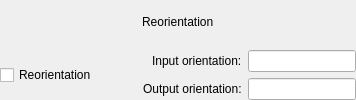
               <widget class="QFrame" name="frame_90">
                <layout class="QVBoxLayout" name="verticalLayout_53">
                 <property name="margin">
                  <number>0</number>
                 </property>
                 <item>
                  <widget class="QWidget" name="widget_91" native="true">
                   <layout class="QHBoxLayout" name="horizontalLayout_76">
                    <property name="margin">
                     <number>0</number>
                    </property>
                    <item>
                     <spacer name="horizontalSpacer_61">
                      <property name="orientation">
                       <enum>Qt::Horizontal</enum>
                      </property>
                      <property name="sizeHint" stdset="0">
                       <size>
                        <width>40</width>
                        <height>20</height>
                       </size>
                      </property>
                     </spacer>
                    </item>
                    <item>
                     <widget class="QLabel" name="label_77">
                      <property name="text">
                       <string>Reorientation</string>
                      </property>
                     </widget>
                    </item>
                    <item>
                     <spacer name="horizontalSpacer_62">
                      <property name="orientation">
                       <enum>Qt::Horizontal</enum>
                      </property>
                      <property name="sizeHint" stdset="0">
                       <size>
                        <width>40</width>
                        <height>20</height>
                       </size>
                      </property>
                     </spacer>
                    </item>
                   </layout>
                  </widget>
                 </item>
                 <item>
                  <widget class="QWidget" name="widget_96" native="true">
                   <layout class="QHBoxLayout" name="horizontalLayout_80">
                    <property name="margin">
                     <number>0</number>
                    </property>
                    <item>
                     <widget class="QWidget" name="widget_95" native="true">
                      <layout class="QHBoxLayout" name="horizontalLayout_79">
                       <property name="margin">
                        <number>0</number>
                       </property>
                       <item>
                        <widget class="QCheckBox" name="g_ReorientationButton">
                         <property name="text">
                          <string>Reorientation</string>
                         </property>
                        </widget>
                       </item>
                      </layout>
                     </widget>
                    </item>
                    <item>
                     <widget class="QWidget" name="widget_92" native="true">
                      <layout class="QVBoxLayout" name="verticalLayout_44">
                       <property name="margin">
                        <number>0</number>
                       </property>
                       <item>
                        <widget class="QWidget" name="widget_93" native="true">
                         <layout class="QHBoxLayout" name="horizontalLayout_77">
                          <property name="margin">
                           <number>0</number>
                          </property>
                          <item>
                           <spacer name="horizontalSpacer_63">
                            <property name="orientation">
                             <enum>Qt::Horizontal</enum>
                            </property>
                            <property name="sizeHint" stdset="0">
                             <size>
                              <width>40</width>
                              <height>20</height>
                             </size>
                            </property>
                           </spacer>
                          </item>
                          <item>
                           <widget class="QLabel" name="label_78">
                            <property name="text">
                             <string>Input orientation:</string>
                            </property>
                           </widget>
                          </item>
                          <item>
                           <widget class="QLineEdit" name="g_InputDataOrientationDisp"/>
                          </item>
                         </layout>
                        </widget>
                       </item>
                       <item>
                        <widget class="QWidget" name="widget_94" native="true">
                         <layout class="QHBoxLayout" name="horizontalLayout_78">
                          <property name="margin">
                           <number>0</number>
                          </property>
                          <item>
                           <spacer name="horizontalSpacer_64">
                            <property name="orientation">
                             <enum>Qt::Horizontal</enum>
                            </property>
                            <property name="sizeHint" stdset="0">
                             <size>
                              <width>40</width>
                              <height>20</height>
                             </size>
                            </property>
                           </spacer>
                          </item>
                          <item>
                           <widget class="QLabel" name="label_79">
                            <property name="text">
                             <string>Output orientation:</string>
                            </property>
                           </widget>
                          </item>
                          <item>
                           <widget class="QLineEdit" name="g_OutputDataOrientationDisp"/>
                          </item>
                         </layout>
                        </widget>
                       </item>
                      </layout>
                     </widget>
                    </item>
                   </layout>
                  </widget>
                 </item>
                </layout>
               </widget>
